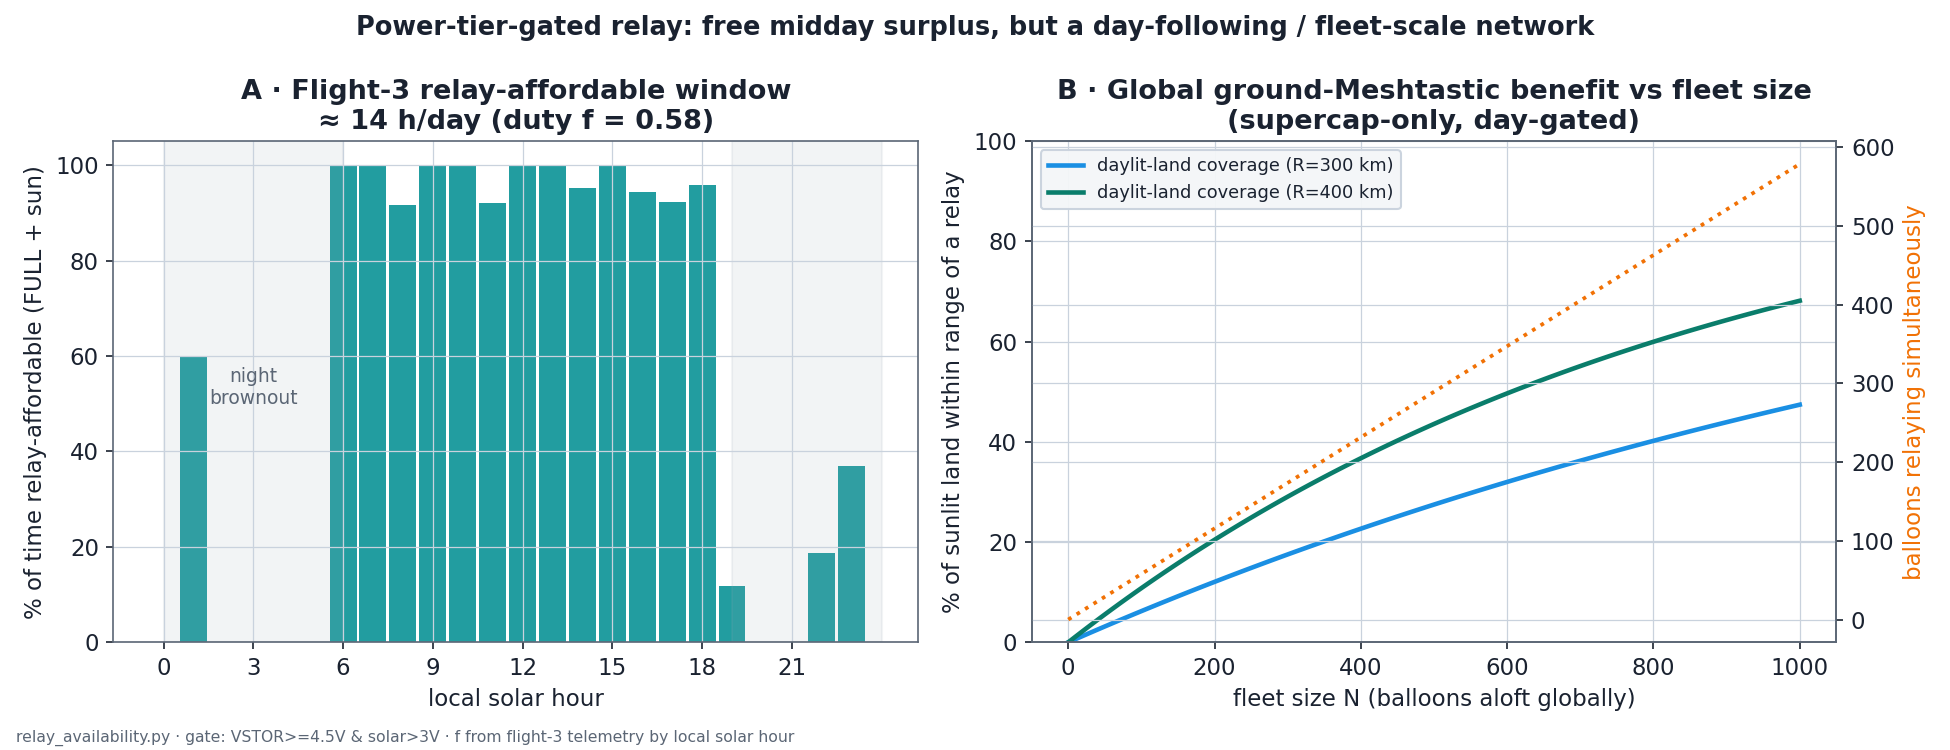

Source code (Python):
#!/usr/bin/env python3
"""Power-tier-gated relay: how often could a SUPERCAP-only balloon afford to relay,
and what does that buy the global Meshtastic network at N balloons?

Gate (mission-safe): relay ONLY when the cap is topped (tier FULL, VSTOR >= 4.5 V)
AND the sun is actively charging (solar > 3 V), i.e. spend the harvester SURPLUS
that the BQ25570 would otherwise clip, never the reserve the telemetry mission needs.

Part 1, measure the relay-affordable duty `f` from flight-3 telemetry, binned by
LOCAL SOLAR HOUR (corrects for the fact that rows only exist when the balloon both
had power AND was heard by a gateway, so nights/ocean are under-sampled, but the
power state is sun-driven, so per-local-hour it generalizes).

Part 2, model the global benefit vs fleet size N, using the measured f.

Run: analysis/.venv/bin/python analysis/power/relay_availability.py
"""
from __future__ import annotations
from pathlib import Path
import sys
import numpy as np
import pandas as pd
import matplotlib
matplotlib.use("Agg")
import matplotlib.pyplot as plt

HERE = Path(__file__).resolve().parent
sys.path.insert(0, str(HERE.parent / "antenna"))
import _style as S
S.use_light()

FULL_V = 4.5           # POWER_TIER_FULL threshold (power_adc.h)
SOLAR_UP_V = 3.0       # solar panel clearly producing (daylight + charging)

# ground-coverage radius of a relay-on balloon at ~10 km (LoRa to ground)
R_COV_KM = {"R=300 km": 300.0, "R=400 km": 400.0}
A_EARTH = 510e6        # km^2
A_LAND = 149e6         # km^2
LAND_FRAC = A_LAND / A_EARTH


def main():
    df = pd.read_csv(HERE / "flight_power.csv")
    df["time"] = pd.to_datetime(df["time"], utc=True, format="ISO8601", errors="coerce")
    df = df.dropna(subset=["time"])
    for c in ("battery_voltage", "solar_voltage", "lon", "ambient_lux", "uv_index"):
        df[c] = pd.to_numeric(df[c], errors="coerce")
    df = df.dropna(subset=["battery_voltage", "time"])

    # local solar hour = UTC hour + lon/15 (deg->hours), wrapped 0..24
    utc_h = df["time"].dt.hour + df["time"].dt.minute / 60.0
    df["solar_hour"] = (utc_h + df["lon"].fillna(0) / 15.0) % 24.0
    df["relay_ok"] = (df["battery_voltage"] >= FULL_V) & (df["solar_voltage"].fillna(0) >= SOLAR_UP_V)

    # tier distribution of TRANSMITTED moments
    tiers = pd.cut(df["battery_voltage"], [0, 2.8, 3.0, 3.5, 4.5, 99],
                   labels=["CRITICAL", "EMERGENCY", "NO_GPS", "REDUCED", "FULL"])
    print("=== tier of transmitted moments (battery_voltage) ===")
    print((tiers.value_counts(normalize=True).reindex(
        ["FULL", "REDUCED", "NO_GPS", "EMERGENCY", "CRITICAL"]) * 100).round(1).to_string())
    print(f"\nrelay_ok (FULL & solar up) among transmitted moments: "
          f"{100*df['relay_ok'].mean():.1f}%")

    # diurnal: relay_ok probability per local-hour bin, + row counts
    df["hbin"] = df["solar_hour"].astype(int)
    g = df.groupby("hbin").agg(p_relay=("relay_ok", "mean"), n=("relay_ok", "size"))
    g = g.reindex(range(24))
    # empty local-hour bins => no telemetry there at all => treat as unavailable
    # (deep night brownout / no uplink); p_relay = 0 for the daily integral.
    p_hour = g["p_relay"].fillna(0.0).values
    hours_avail = p_hour.sum()              # expected relay-affordable hours/day
    f_duty = hours_avail / 24.0
    print(f"\n=== relay-affordable duty (corrected by local solar hour) ===")
    print(f"  expected hours/day a balloon can relay: {hours_avail:.1f} h  -> duty f = {f_duty:.2f}")
    print(f"  (rows per local hour ranged {int(np.nanmin(g['n']))}..{int(np.nanmax(g['n']))}; "
          f"{int(g['n'].isna().sum())} hours had no telemetry at all)")

    # ---- Part 2: global benefit vs fleet size N ----
    Ns = np.arange(0, 1001, 10)
    print("\n=== global benefit vs fleet size (using measured f) ===")
    print(f"{'N':>5} {'relays on':>10} " + " ".join(f"{k+' daylit-land':>20}" for k in R_COV_KM))
    cover = {k: [] for k in R_COV_KM}
    simulrelay = []
    A_daylit_land = A_LAND / 2.0           # only the sunlit half can be served
    for N in Ns:
        n_on = N * f_duty                  # relay-on at a random instant
        simulrelay.append(n_on)
        n_on_land = n_on * LAND_FRAC       # of those, fraction over land
        for k, R in R_COV_KM.items():
            a = np.pi * R * R
            cov = 1 - (1 - min(a / A_daylit_land, 1.0)) ** n_on_land
            cover[k].append(cov)
    for N in (50, 100, 250, 500, 1000):
        i = list(Ns).index(N)
        print(f"{N:>5} {simulrelay[i]:>10.1f} " +
              " ".join(f"{cover[k][i]*100:>19.1f}%" for k in R_COV_KM))

    # ---- figures ----
    fig, (ax1, ax2) = plt.subplots(1, 2, figsize=(13, 5))
    # A: diurnal availability
    hrs = np.arange(24)
    ax1.bar(hrs, p_hour * 100, color=S.TEAL7, alpha=0.9, width=0.9)
    ax1.set_xlabel("local solar hour"); ax1.set_ylabel("% of time relay-affordable (FULL + sun)")
    ax1.set_title(f"A · Flight-3 relay-affordable window\n≈ {hours_avail:.0f} h/day (duty f = {f_duty:.2f})")
    ax1.set_xticks(range(0, 24, 3)); ax1.set_ylim(0, 105)
    ax1.axvspan(0, 6, color=S.DIM, alpha=0.12); ax1.axvspan(19, 24, color=S.DIM, alpha=0.12)
    ax1.text(3, 50, "night\nbrownout", ha="center", color=S.TEXT_DIM, fontsize=9)
    # B: global benefit vs N
    for (k, _), c in zip(R_COV_KM.items(), [S.TEAL10, S.MINT]):
        ax2.plot(Ns, np.array(cover[k]) * 100, "-", color=c, lw=2.2, label=f"daylit-land coverage ({k})")
    ax2b = ax2.twinx()
    ax2b.plot(Ns, simulrelay, ":", color=S.WARM, lw=1.8, label="relays on at once (N·f)")
    ax2b.set_ylabel("balloons relaying simultaneously", color=S.WARM)
    ax2.set_xlabel("fleet size N (balloons aloft globally)")
    ax2.set_ylabel("% of sunlit land within range of a relay")
    ax2.set_title("B · Global ground-Meshtastic benefit vs fleet size\n(supercap-only, day-gated)")
    ax2.legend(loc="upper left", fontsize=8.5); ax2.set_ylim(0, 100)
    fig.suptitle("Power-tier-gated relay: free midday surplus, but a day-following / fleet-scale network",
                 fontsize=12.3)
    S.footer(fig, "relay_availability.py · gate: VSTOR>=4.5V & solar>3V · f from flight-3 telemetry by local solar hour", light=True)
    fig.tight_layout(rect=(0, 0.02, 1, 1))
    fig.savefig(HERE / "relay_availability.png", dpi=150)
    print("\nwrote", HERE / "relay_availability.png")


if __name__ == "__main__":
    main()
